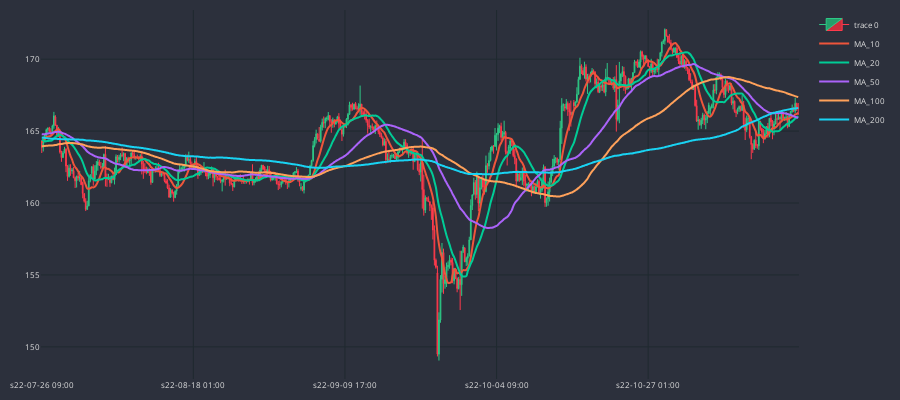

Notebook code for this chart:
### Code cell
cp.show_plot(line_traces=traces)

### Figure 1 — Plotly figure (JSON) as saved in the notebook; plotly's stock layout.template omitted (floating-point values rounded to 4 significant figures; data arrays with more than 128 entries replaced by an {"elided": "..."} marker saying what was removed)
{"data": [{"close": {"elided": "500 float values"}, "decreasing": {"fillcolor": "#CC2E3C", "line": {"color": "#FF3A4C"}}, "high": {"elided": "500 float values"}, "increasing": {"fillcolor": "#24A06B", "line": {"color": "#2EC886"}}, "line": {"width": 1}, "low": {"elided": "500 float values"}, "opacity": 1, "open": {"elided": "500 float values"}, "type": "candlestick", "x": {"elided": "500 str values"}}, {"line": {"shape": "spline", "width": 2}, "name": "MA_10", "type": "scatter", "x": {"elided": "500 str values"}, "y": {"elided": "500 float values"}}, {"line": {"shape": "spline", "width": 2}, "name": "MA_20", "type": "scatter", "x": {"elided": "500 str values"}, "y": {"elided": "500 float values"}}, {"line": {"shape": "spline", "width": 2}, "name": "MA_50", "type": "scatter", "x": {"elided": "500 str values"}, "y": {"elided": "500 float values"}}, {"line": {"shape": "spline", "width": 2}, "name": "MA_100", "type": "scatter", "x": {"elided": "500 str values"}, "y": {"elided": "500 float values"}}, {"line": {"shape": "spline", "width": 2}, "name": "MA_200", "type": "scatter", "x": {"elided": "500 str values"}, "y": {"elided": "500 float values"}}], "layout": {"font": {"color": "#e1e1e1", "size": 8}, "height": 400, "margin": {"b": 10, "l": 10, "r": 10, "t": 10}, "paper_bgcolor": "#2c303c", "plot_bgcolor": "#2c303c", "width": 900, "xaxis": {"gridcolor": "#1f292f", "nticks": 5, "rangeslider": {"visible": false}}, "yaxis": {"gridcolor": "#1f292f"}}}
